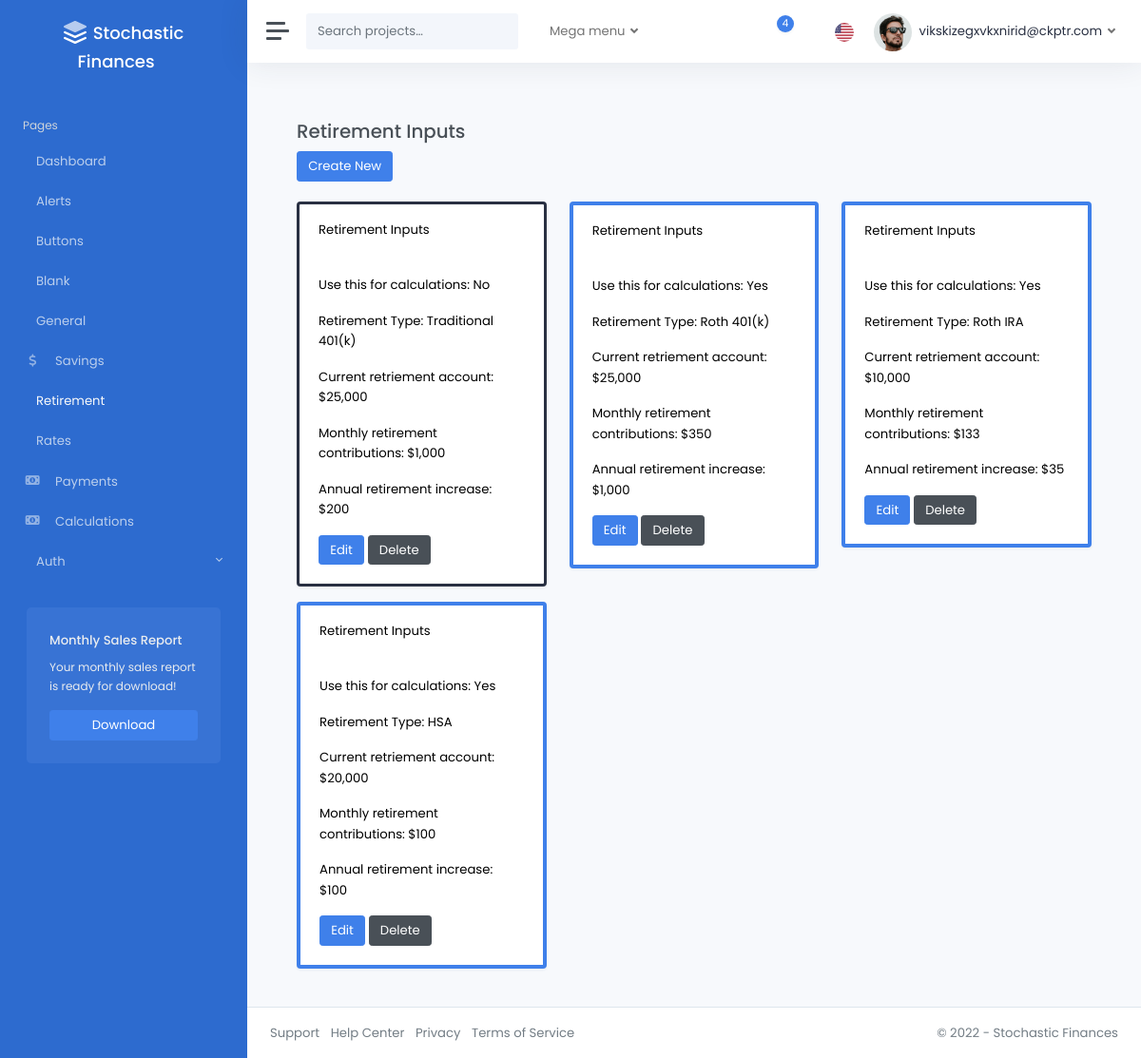
The app's page /retirement/ (signed in), older data.
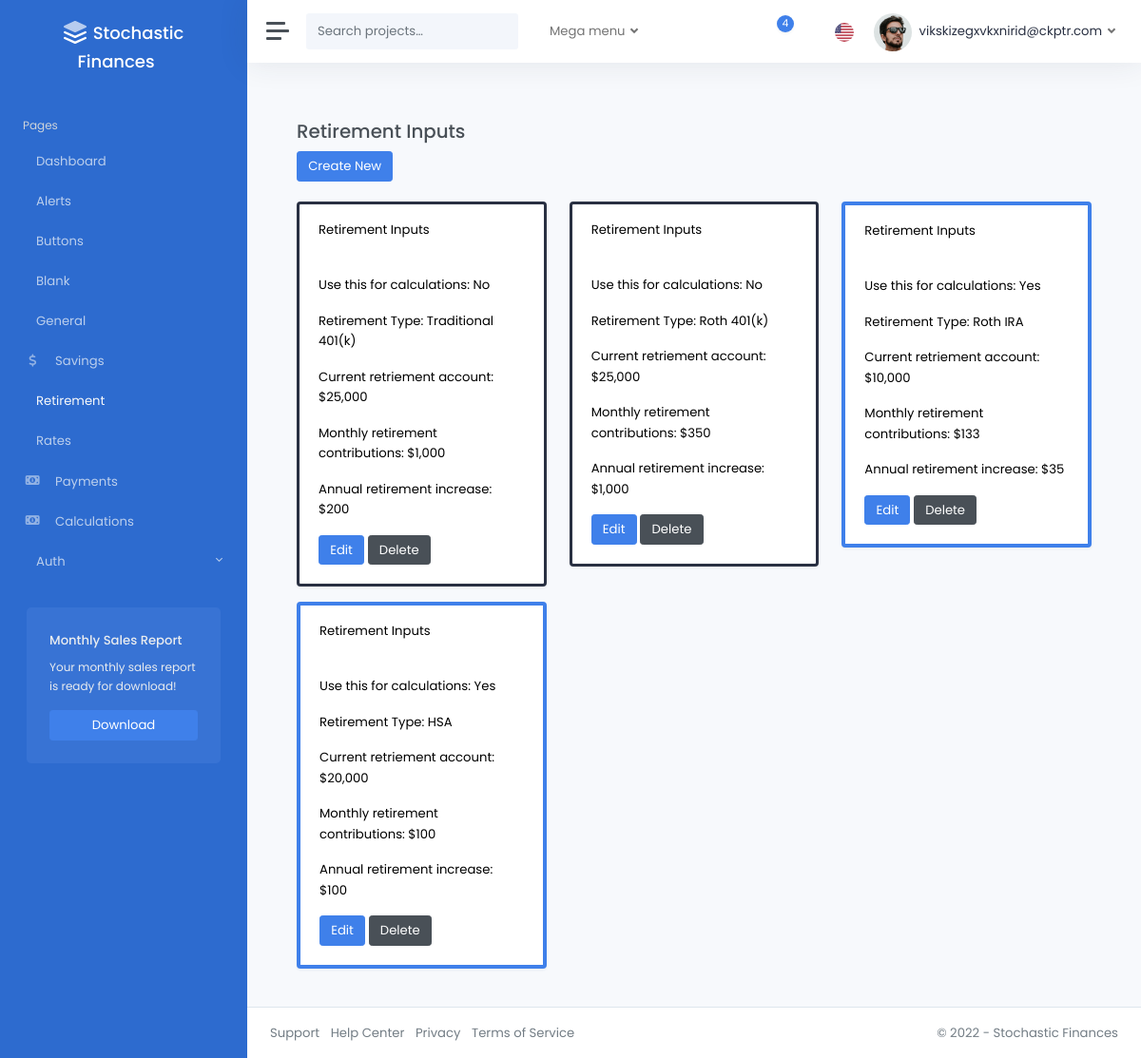
The same page, newer data.
### pages/models.py (models this page shows)
class RetirementInputsModel(models.Model):
    RETIREMENT_TYPE_CHOICES = [
        ("traditional_401k", "Traditional 401(k)"),
        ("roth_401k", "Roth 401(k)"),
        ("traditional_ira", "Traditional IRA"),
        ("roth_ira", "Roth IRA"),
        ("hsa", "HSA"),
    ]
    is_active = models.BooleanField(default=False)
    retirement_type = models.CharField(
        max_length=20,
        choices=RETIREMENT_TYPE_CHOICES,
        default="traditional_401k",
    )
    base_retirement = models.FloatField(
        validators=[validate_base_retirement, decimal_validator]
    )
    base_retirement_per_mo = models.FloatField(
        validators=[validate_base_retirement_per_mo, decimal_validator]
    )
    base_retirement_per_yr_increase = models.FloatField(
        validators=[validate_base_retirement_per_yr_increase, decimal_validator]
    )
    created_by = models.ForeignKey(
        CustomUser,
        related_name="retirement_inputs",
        on_delete=models.CASCADE,
        null=True,
        blank=True,
    )
    modified_at = models.DateTimeField(auto_now=True)
    class Meta:
        verbose_name_plural = "Retirement_Inputs"

### pages/views.py (the view)
@login_required
def retirement_inputs_dashboard(request):
    retirement_inputs_models = RetirementInputsModel.objects.filter(
        created_by=request.user
    )
    return render(
        request,
        "pages/retirement_inputs.html",
        {"retirement_inputs": retirement_inputs_models},
    )

### templates/pages/retirement_inputs.html (shortened to what this page needs)
{% extends 'layouts/_base.html' %}
{% load static %}
{% block content %}
<div class="container">
    <br />
    <h3>Retirement Inputs</h3>
    <div>
        <a href="{% url 'retirement_inputs_create'%}" class="btn btn-primary">Create New</a>
    </div>
    <br />
    <div class="row">
        {% for item in retirement_inputs %}
            <div class="col-md-4">
                <div class="card shadow {% if item.is_active %}border-primary{% else %}border-dark{% endif %} mb-3 text-black" style="border-width: {% if item.is_active %}4px{% else %}3px{% endif %};">
                    <div class="card-header">Retirement Inputs</div>
                    <div class="card-body">
                    <p class="card-text">Use this for calculations: {{ item.is_active|yesno|title }}</p>
                    <p class="card-text">Retirement Type: {{ item.get_retirement_type_display }}</p>
                    <p class="card-text">Current retriement account: ${{ item.base_retirement|floatformat:"0g" }}</p>
                    <p class="card-text">Monthly retirement contributions: ${{ item.base_retirement_per_mo|floatformat:"0g" }}</p>
                    <p class="card-text">Annual retirement increase: ${{ item.base_retirement_per_yr_increase|floatformat:"0g" }}</p>
                    <a href="{% url 'retirement_inputs_edit' item.id %}" class="btn btn-primary">Edit</a>
                    <a href="{% url 'retirement_inputs_delete' item.id %}" class="btn btn-secondary">Delete</a>
                    </div>
                </div>
            </div>
        {% endfor %}
    </div>
</div>
{% endblock %}

Row changes from the older to the newer data that the page shows:
changed RetirementInputsModel "Roth 401(k)": is_active "Yes" → "No"
